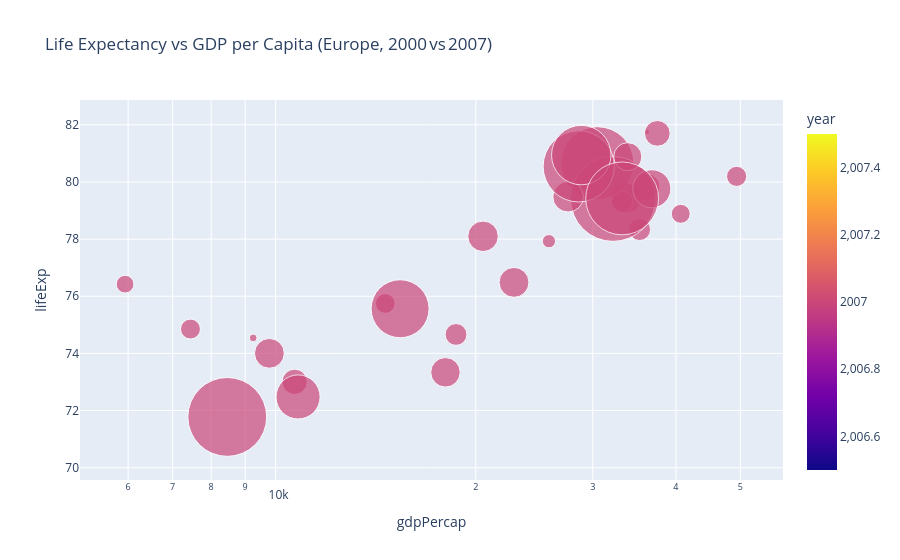

The notebook cell saved with this chart:
### Markdown cell above
## Task 1 — Scatter: life expectancy change over time

**What to build:** A scatter showing **GDP per capita vs life expectancy** for **two years** (2000 and 2007) to show how both moved — use **colour for year** (just 2 colours), **one continent only**.

Choose any continent except Africa (that was the example). Highlight the change direction.

> 💡 Filter: `df.loc[df['continent'] == 'YOUR_CHOICE']` then filter years

### Code cell
# Task 1
# YOUR CODE HERE
df_continent = df.loc[df['continent'] == 'Europe']
df_years = df_continent[df_continent['year'].isin([2000, 2007])]

fig = px.scatter(
    df_years,
    x="gdpPercap",
    y="lifeExp",
    color="year",
    size="pop",
    hover_name="country",
    title="Life Expectancy vs GDP per Capita (Europe, 2000 vs 2007)",
    size_max=60,
    log_x=True
)
fig.show()

### Figure 1 — Plotly figure (JSON) as saved in the notebook; plotly's stock layout.template omitted (floating-point values rounded to 4 significant figures)
{"data": [{"hovertemplate": "<b>%{hovertext}</b><br><br>gdpPercap=%{x}<br>lifeExp=%{y}<br>pop=%{marker.size}<br>year=%{marker.color}<extra></extra>", "hovertext": ["Albania", "Austria", "Belgium", "Bosnia and Herzegovina", "Bulgaria", "Croatia", "Czech Republic", "Denmark", "Finland", "France", "Germany", "Greece", "Hungary", "Iceland", "Ireland", "Italy", "Montenegro", "Netherlands", "Norway", "Poland", "Portugal", "Romania", "Serbia", "Slovak Republic", "Slovenia", "Spain", "Sweden", "Switzerland", "Turkey", "United Kingdom"], "legendgroup": "", "marker": {"color": [2007, 2007, 2007, 2007, 2007, 2007, 2007, 2007, 2007, 2007, 2007, 2007, 2007, 2007, 2007, 2007, 2007, 2007, 2007, 2007, 2007, 2007, 2007, 2007, 2007, 2007, 2007, 2007, 2007, 2007], "coloraxis": "coloraxis", "size": [3600523, 8199783, 10392226, 4552198, 7322858, 4493312, 10228744, 5468120, 5238460, 61083916, 82400996, 10706290, 9956108, 301931, 4109086, 58147733, 684736, 16570613, 4627926, 38518241, 10642836, 22276056, 10150265, 5447502, 2009245, 40448191, 9031088, 7554661, 71158647, 60776238], "sizemode": "area", "sizeref": 22890.0, "symbol": "circle"}, "mode": "markers", "name": "", "orientation": "v", "showlegend": false, "type": "scatter", "x": [5937.0, 36130.0, 33690.0, 7446.0, 10680.0, 14620.0, 22830.0, 35280.0, 33210.0, 30470.0, 32170.0, 27540.0, 18010.0, 36180.0, 40680.0, 28570.0, 9254.0, 36800.0, 49360.0, 15390.0, 20510.0, 10810.0, 9787.0, 18680.0, 25770.0, 28820.0, 33860.0, 37510.0, 8458.0, 33200.0], "xaxis": "x", "y": [76.42, 79.83, 79.44, 74.85, 73.0, 75.75, 76.49, 78.33, 79.31, 80.66, 79.41, 79.48, 73.34, 81.76, 78.89, 80.55, 74.54, 79.76, 80.2, 75.56, 78.1, 72.48, 74.0, 74.66, 77.93, 80.94, 80.88, 81.7, 71.78, 79.42], "yaxis": "y"}], "layout": {"coloraxis": {"colorbar": {"title": {"text": "year"}}, "colorscale": [[0, "#0d0887"], [0.1111, "#46039f"], [0.2222, "#7201a8"], [0.3333, "#9c179e"], [0.4444, "#bd3786"], [0.5556, "#d8576b"], [0.6667, "#ed7953"], [0.7778, "#fb9f3a"], [0.8889, "#fdca26"], [1, "#f0f921"]]}, "legend": {"itemsizing": "constant", "tracegroupgap": 0}, "title": {"text": "Life Expectancy vs GDP per Capita (Europe, 2000 vs 2007)"}, "xaxis": {"anchor": "y", "domain": [0, 1], "title": {"text": "gdpPercap"}, "type": "log"}, "yaxis": {"anchor": "x", "domain": [0, 1], "title": {"text": "lifeExp"}}}}
